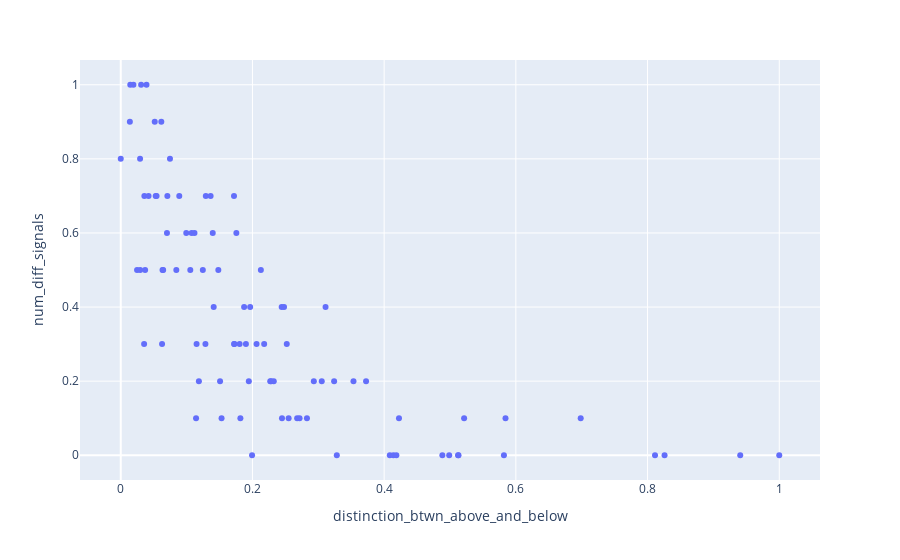

Notebook source saved alongside this figure:
### Code cell
import plotly.express as px


px.scatter(ok, x = "distinction_btwn_above_and_below", y = "num_diff_signals", hover_data=[[ tuple(i) for i in ok.index]])

### Figure 1 — Plotly figure (JSON) as saved in the notebook; plotly's stock layout.template omitted (floating-point values rounded to 4 significant figures; data arrays with more than 128 entries replaced by an {"elided": "..."} marker saying what was removed)
{"data": [{"customdata": {"elided": "89x1x2 int values"}, "hovertemplate": "distinction_btwn_above_and_below=%{x}<br>num_diff_signals=%{y}<br>hover_data_0=%{customdata[0]}<extra></extra>", "legendgroup": "", "marker": {"color": "#636efa", "symbol": "circle"}, "mode": "markers", "name": "", "orientation": "v", "showlegend": false, "type": "scatter", "x": [0, 0.01383, 0.01447, 0.01923, 0.02476, 0.02935, 0.02948, 0.03098, 0.03546, 0.03588, 0.03704, 0.03908, 0.04222, 0.0516, 0.05305, 0.05438, 0.06161, 0.06274, 0.06342, 0.06441, 0.07017, 0.07077, 0.07475, 0.0844, 0.08888, 0.09952, 0.1056, 0.1076, 0.112, 0.1144, 0.1152, 0.1187, 0.1247, 0.1286, 0.1292, 0.1365, 0.1397, 0.1411, 0.1482, 0.1508, 0.1531, 0.172, 0.1722, 0.1724, 0.1756, 0.1805, 0.1817, 0.1874, 0.1901, 0.1945, 0.1965, 0.1994, 0.2062, 0.2128, 0.2178, 0.227, 0.2283, 0.2324, 0.2444, 0.2449, 0.248, 0.2521, 0.2549, 0.2679, 0.2715, 0.2828, 0.2932, 0.3052, 0.311, 0.324, 0.3281, 0.3534, 0.3725, 0.4086, 0.414, 0.4185, 0.4225, 0.4884, 0.4988, 0.5122, 0.5129, 0.5214, 0.5819, 0.5843, 0.6985, 0.8113, 0.8258, 0.9407, 1], "xaxis": "x", "y": [0.8, 0.9, 1, 1, 0.5, 0.8, 0.5, 1, 0.3, 0.7, 0.5, 1, 0.7, 0.9, 0.7, 0.7, 0.9, 0.3, 0.5, 0.5, 0.6, 0.7, 0.8, 0.5, 0.7, 0.6, 0.5, 0.6, 0.6, 0.1, 0.3, 0.2, 0.5, 0.3, 0.7, 0.7, 0.6, 0.4, 0.5, 0.2, 0.1, 0.7, 0.3, 0.3, 0.6, 0.3, 0.1, 0.4, 0.3, 0.2, 0.4, 0, 0.3, 0.5, 0.3, 0.2, 0.2, 0.2, 0.4, 0.1, 0.4, 0.3, 0.1, 0.1, 0.1, 0.1, 0.2, 0.2, 0.4, 0.2, 0, 0.2, 0.2, 0, 0, 0, 0.1, 0, 0, 0, 0, 0.1, 0, 0.1, 0.1, 0, 0, 0, 0], "yaxis": "y"}], "layout": {"legend": {"tracegroupgap": 0}, "margin": {"t": 60}, "xaxis": {"anchor": "y", "domain": [0, 1], "title": {"text": "distinction_btwn_above_and_below"}}, "yaxis": {"anchor": "x", "domain": [0, 1], "title": {"text": "num_diff_signals"}}}}
